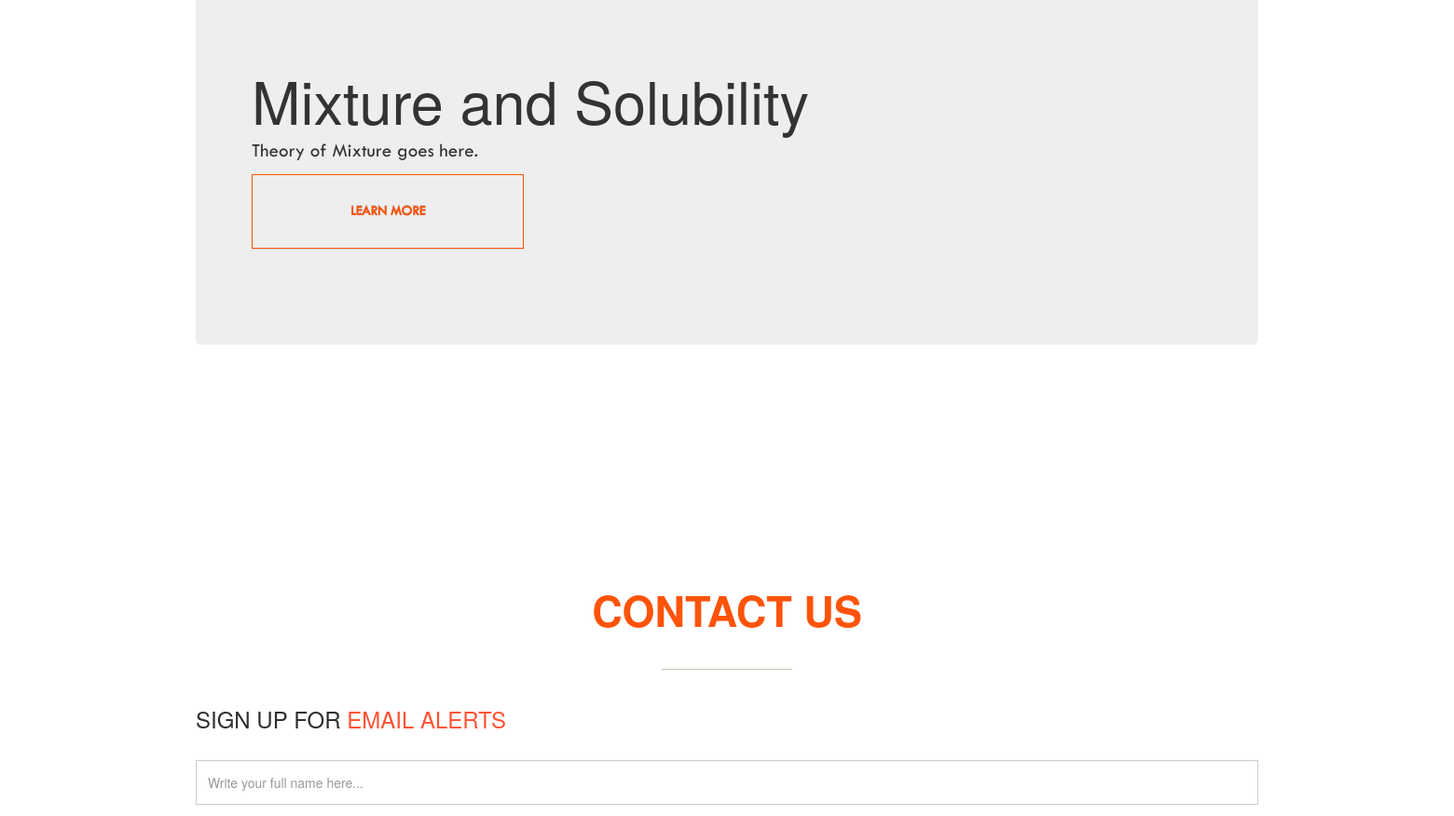
/posts/chemistry/6 (middle part), run on an earlier commit of the app's database.
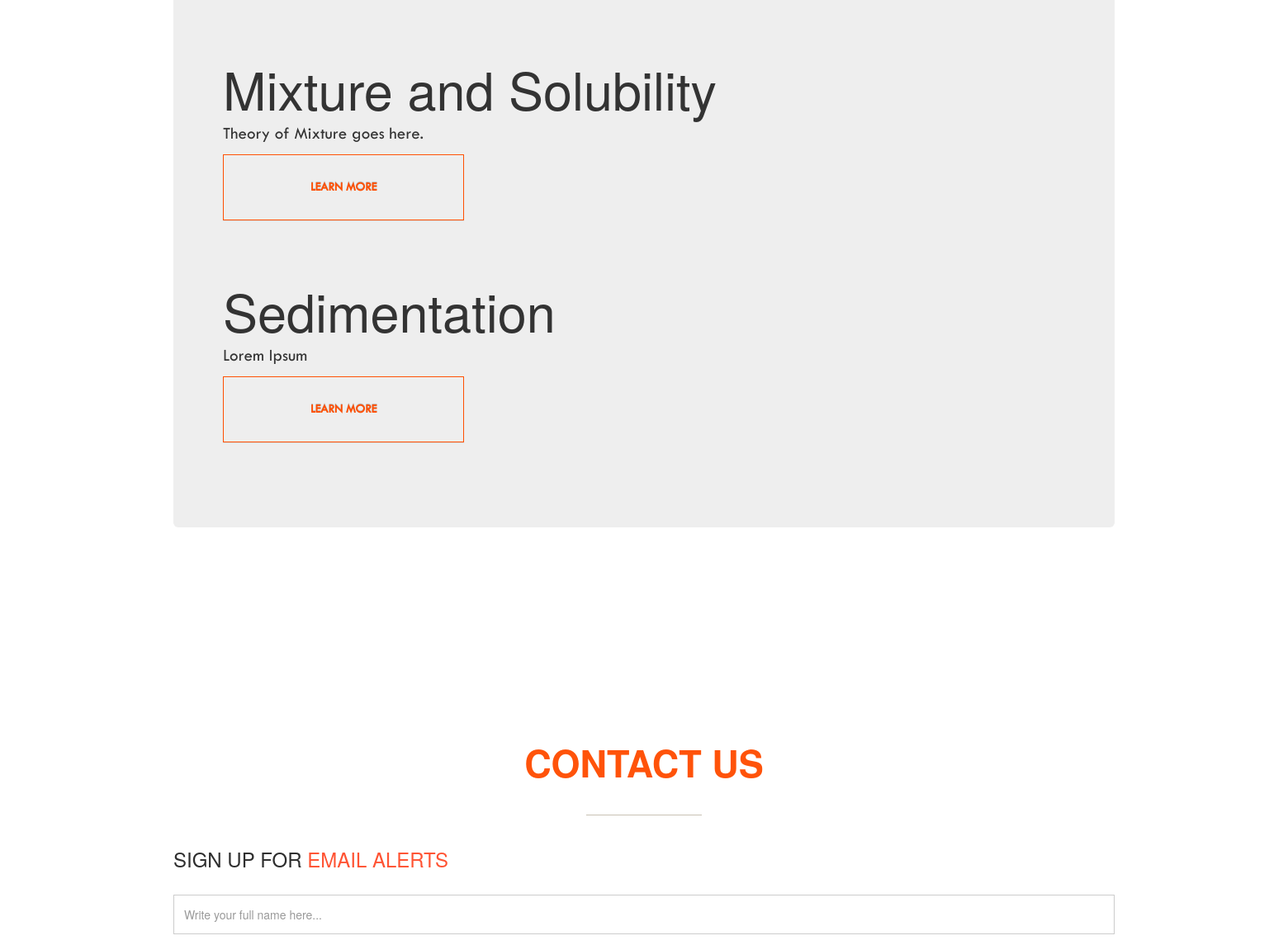
And on a later commit of the database.
### posts/models.py (models this page shows, shortened)
class Explain(models.Model):
	sub = models.ForeignKey(Subjects, on_delete=models.CASCADE)
	topics = models.CharField(max_length=100)
	theory = models.TextField()
	details = models.TextField()
	image = models.FileField(upload_to = 'uploads/',blank=True)

### posts/views.py (the view)
# urls.py: url(r'^chemistry/(?P<sub_id>[0-9]+)$', views.chemistry, name = "chemistry"),
def chemistry(request, sub_id):
	details = Explain.objects.filter(sub_id = 6)
	return render(request,'chemistry.html', {'details':details})

### templates/chemistry.html (shortened to what this page needs)
   {% extends 'index.html' %}
    {% block content %}
    {% load staticfiles %}
    	 <section id="price">
        <div class="container">
                    <div class="block">
                        <div class="pricing-list">
                            <ul>
                            	<div class="jumbotron">
                            	{% for detail in details %}
  						<h1>{{detail.topics}}</h1>
  						<p>{{detail.theory}}</p>
  						<p><a class="btn btn-primary btn-sml" href="#" role="button">Learn more</a></p>
  						 <br><div class="border-bottom"></div><br>
								                                {% endfor %}
                               </div>
                            </ul>
                        </div>
                    </div>
        </div>
    </section>
    {% endblock %}

What changed in the data, as far as the page shows it:
added Explain: topics "Sedimentation", theory "Lorem Ipsum"
